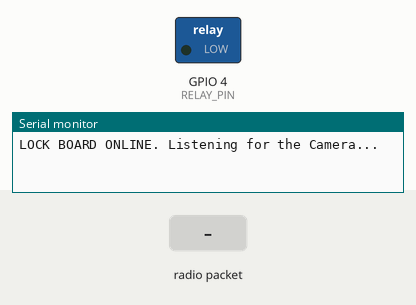
Bench run of a sketch on a simulated ESP32. On the bench: switched loads named in the sketch (green lamp = pin HIGH), the last lines printed to the serial monitor. The test bench sets the inputs (shaded band).

Above: at 1.2 s.
1.3 s: radio packet "UNLOCK" arrives
At 2.3 s:
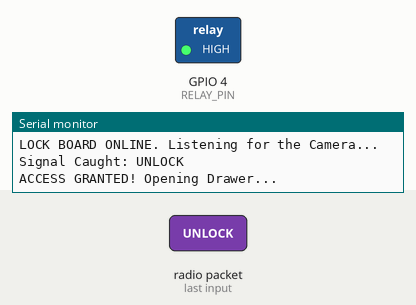
2.8 s: radio packet "1" arrives
Timing chart, 0 to 5.8 s (numbered marks = the images above; inputs shaded):
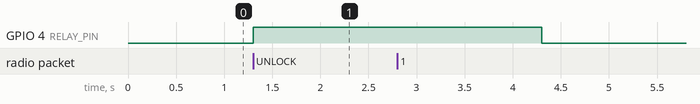

Measured:
- after the input at 1.3 s, GPIO 4 (RELAY_PIN): LOW → HIGH at once

The sketch:

ESP32_LockController_Receiver.ino
```cpp
#include <WiFi.h>
#include <esp_now.h>

// --- Hardware Setup ---
// Change this to whatever pin you connect your Relay to
#define RELAY_PIN 4

// Callback function: This runs automatically whenever a message is caught in the air
void OnDataRecv(const uint8_t * mac, const uint8_t *incomingData, int len) {
  // Convert the raw bytes back into text
  char msg[len + 1];
  memcpy(msg, incomingData, len);
  msg[len] = '\0';

  Serial.printf("Signal Caught: %s\n", msg);

  // Verify the secret password
  if (strcmp(msg, "UNLOCK") == 0) {
    Serial.println("ACCESS GRANTED! Opening Drawer...");

    digitalWrite(RELAY_PIN, HIGH); // Trigger the Relay to pop the lock
    delay(3000);                   // Keep it open for 3 seconds
    digitalWrite(RELAY_PIN, LOW);  // Turn off relay to lock it again

    Serial.println("Drawer Secured.");
  } else {
    Serial.println("Unknown command ignored.");
  }
}

void setup() {
  Serial.begin(115200);

  pinMode(RELAY_PIN, OUTPUT);
  digitalWrite(RELAY_PIN, LOW); // Start in the "Locked" position

  // ESP-NOW requires the WiFi radio to be turned on
  WiFi.mode(WIFI_STA);

  // Initialize ESP-NOW
  if (esp_now_init() != ESP_OK) {
    Serial.println("Error initializing ESP-NOW");
    return;
  }

  // Tell the ESP32 what function to run when it hears a message
  esp_now_register_recv_cb(OnDataRecv);

  Serial.println("LOCK BOARD ONLINE. Listening for the Camera...");
}

void loop() {
  // The ESP-NOW receiver works in the background using interrupts.
  // We don't need anything in the main loop!
  delay(1000);
}
```
